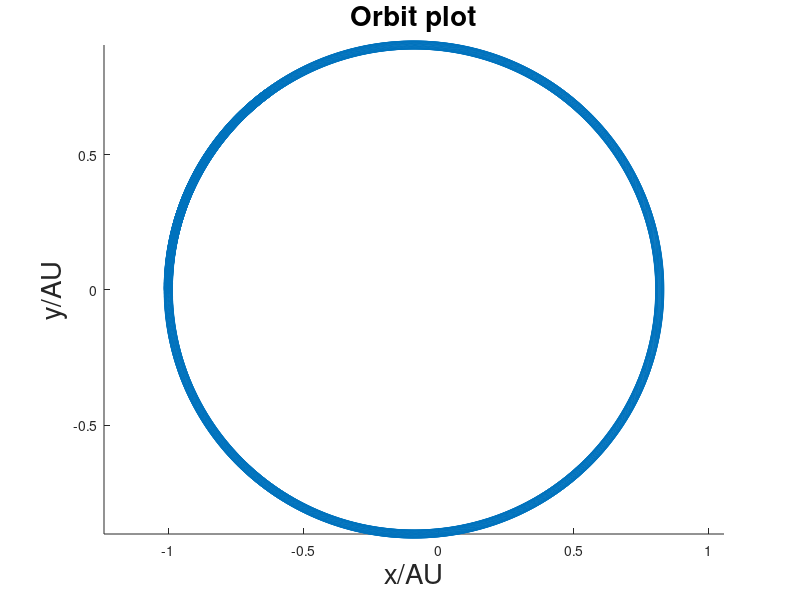

Here is the MATLAB script that generated this plot:
% Calculates the force between a planet and a stationary central star and plots the orbit
clear
%variables =============================
dt = 0.001;         
n = 2000;         %the number of calculations to do 
speed_planet = 3;     % the initial speed of the planet in the y direction starting at position (1,0)
%G = 6.67E-11;     %gravitational constant
%G=3.964E-14;  %AU**3Msun**-1s**-2
G = 10;
%AU = 1.496E11;  %m, the astronomical unit
AU = 1;
%Msun = 1.989E30;    %kg, 1 solar mass
Msun = 1;
Mplanet = (3E-6)*Msun;   %rough earth mass        
%year = 365.25*24*60*60;   %year length in seconds
%year = 20;

r = AU;          %initial starting distance between stars
position_star = [0, 0];

%=====the initial position of the planet and the array storing successive positions
position_planet = [-r, 0];
positions_planet_x = [-r];
positions_planet_y = [0];

%==== the initial velocity of the planet and array storing successive velocities
%speed_planet = 2*pi*r/year;

velocity_planet = [0, speed_planet];    %planet stars at position -r on x axis and velocity in positive y direction

for i=1:n
  % find new x and y position based upon the current velocity in x and y
  new_x_pos = position_planet(1) + velocity_planet(1)*dt;
  new_y_pos = position_planet(2) + velocity_planet(2)*dt;
  %add the new position to the array storing position
  positions_planet_x(end+1) = new_x_pos;
  positions_planet_y(end+1) = new_y_pos;
  % get new distance between sun and planet (since sun remains at 0,0) we can just find the distance from there
  r = sqrt(new_x_pos*new_x_pos + new_y_pos*new_y_pos);
  r_unit = [new_x_pos,new_y_pos]/r;     %unit vector along r
  %update the acceleration
  acceleration_mag = G*Msun/(r*r);    
  acceleration_vector = acceleration_mag.*-(r_unit);  %acceleration is towards the centre
  %calculate new velocity for next loop
  velocity_planet(1) = velocity_planet(1) + acceleration_vector(1)*dt;
  velocity_planet(2) = velocity_planet(2) + acceleration_vector(2)*dt;
  %set position of planet to newly calculated position for next loop
  position_planet(1) = new_x_pos;
  position_planet(2) = new_y_pos;
endfor

figure(1)
scatter(positions_planet_x, positions_planet_y)
xlabel("x/AU","FontSize",20)
ylabel("y/AU","FontSize",20)
title("Orbit plot","FontSize",20)
axis("equal")